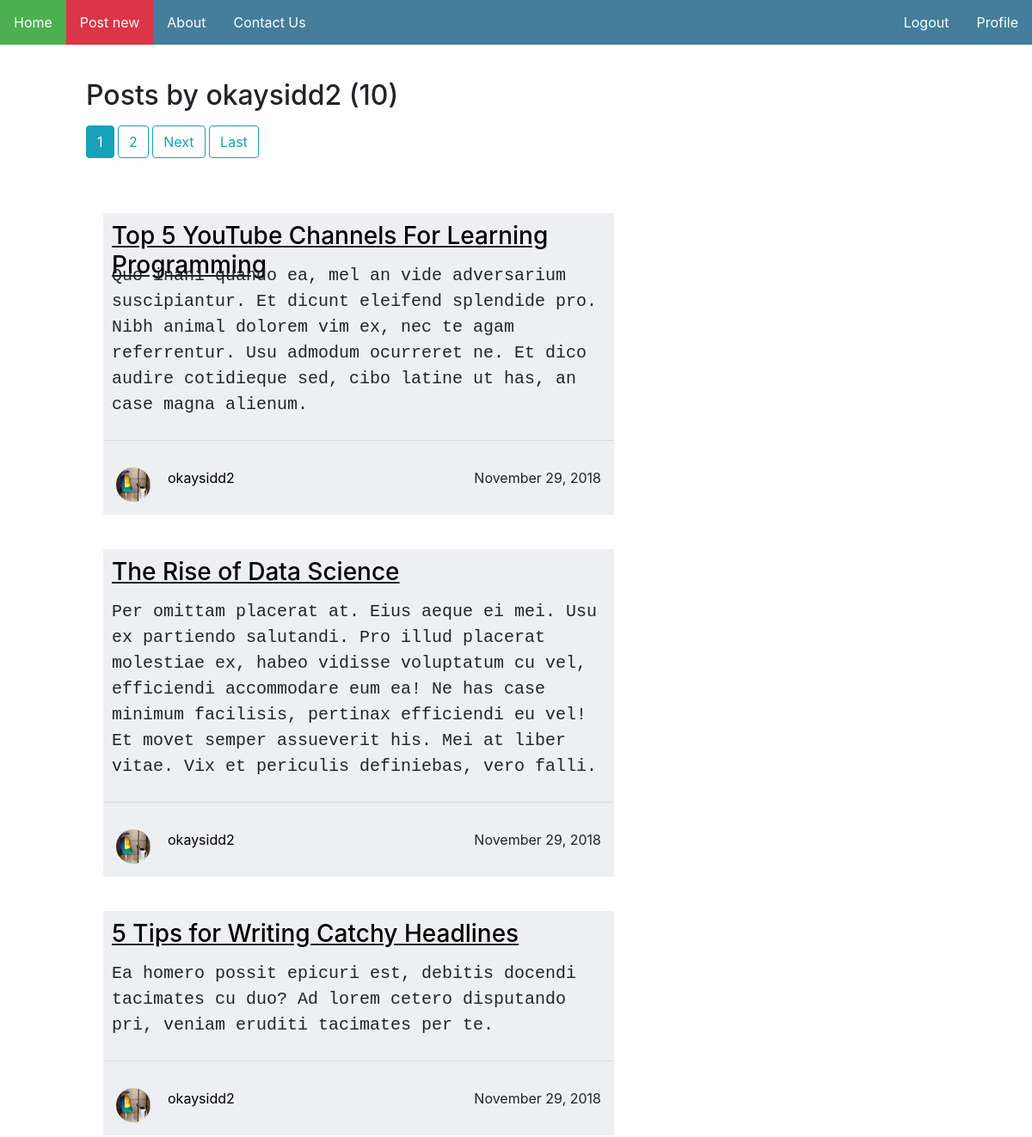
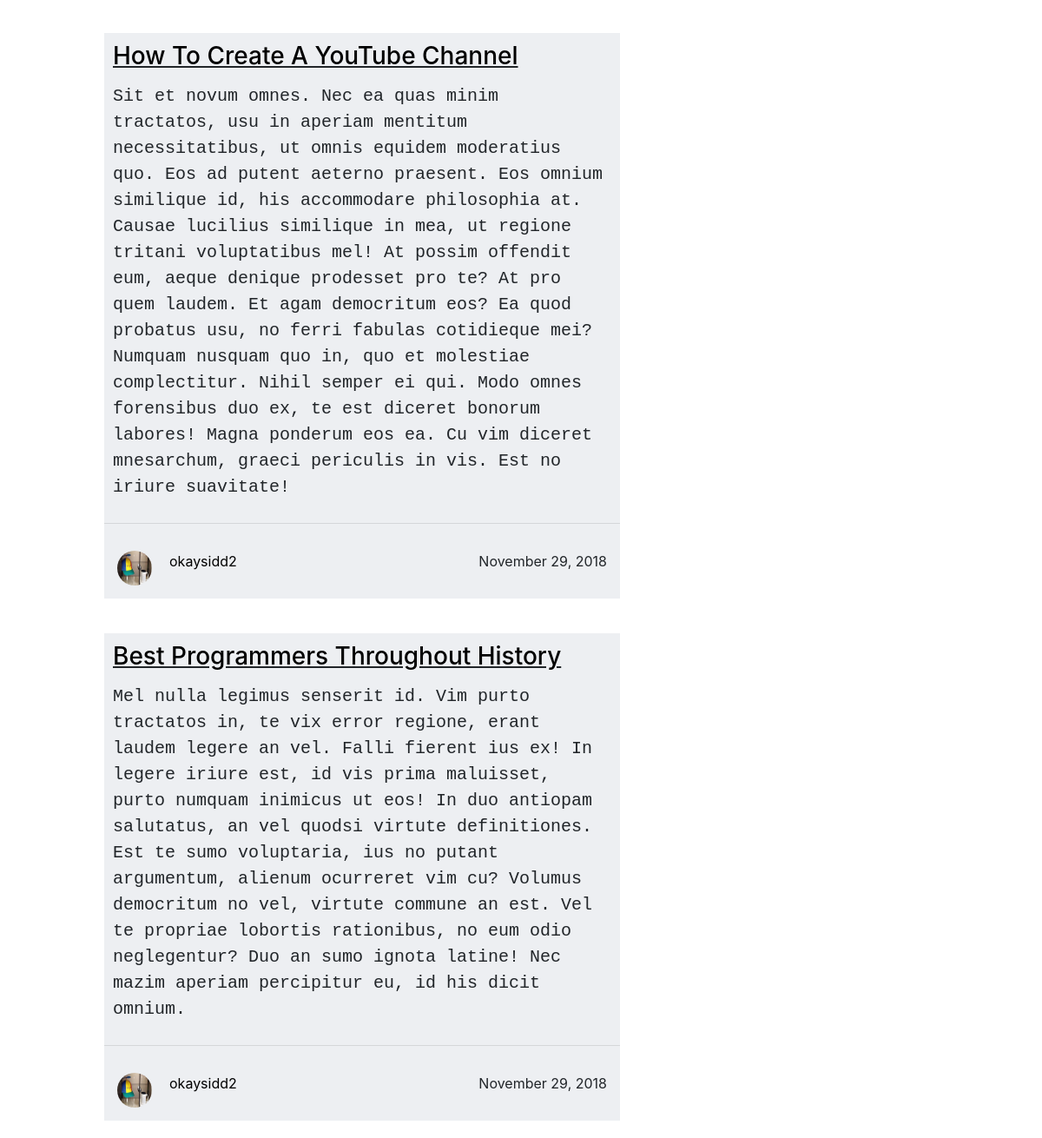
The page /user/okaysidd2 (signed in) on the database its author committed (2 pictures, top to bottom).
### blog/models.py (models this page shows, shortened)
class Post(models.Model):
    title = models.CharField(max_length=100)
    content = models.TextField()
    date_posted = models.DateTimeField(auto_now_add=True)
    author = models.ForeignKey(User, on_delete=models.CASCADE)

### users/models.py (models this page shows, shortened)
class Profile(models.Model):
    user = models.OneToOneField(User, on_delete=models.CASCADE)
    image = models.ImageField(default='default.jpeg', upload_to='profile_pics')

### blog/views.py (the view)
# urls.py: path('user/<str:username>', UserPostListView.as_view(), name='user_posts'),
class UserPostListView(ListView):
    model = Post
    template_name = 'blog/user_posts.html'
    context_object_name = 'posts'
    paginate_by = 5
    def get_queryset(self):
        user = get_object_or_404(User, username=self.kwargs.get('username'))
        return Post.objects.filter(author=user).order_by('-date_posted')

### blog/templates/blog/user_posts.html (shortened to what this page needs)
{% extends "blog/base.html" %}
{% block content %}
    <div style="margin-left: 100px; margin-top: 40px; margin-bottom: 20px; width: 55%; float:left;">
        <h2 class="mb-3">Posts by {{ view.kwargs.username }} ({{ page_obj.paginator.count }}) </h2>
        {% if is_paginated %}
            {% for num in page_obj.paginator.page_range %}
                {% if page_obj.number == num %}
                    <a class="btn btn-info mb-4" href="?page={{ num }}">{{ num }}</a>
                {% elif num > page_obj.number|add:'-3' and num < page_obj.number|add:'3' %}
                    <a class="btn btn-outline-info mb-4" href="?page={{ num }}">{{ num }}</a>
                {% endif %}
            {% endfor %}
            {% if page_obj.has_next %}
                <a class="btn btn-outline-info mb-4" href="?page={{ page_obj.next_page_number }}">Next</a>
                <a class="btn btn-outline-info mb-4" href="?page={{ page_obj.paginator.num_pages }}">Last</a>
            {% endif %}
        {% endif %}
    </div>
    {% for post in posts %}
        <div class="clearfix" style="margin-left: 100px; width: 55%; float:left;">
          <div class="box" style="float:left; background-color:#edeff2; width: 90%;">
            <h3 align="left" style="height: 40px;"><a style="color: black;" href="{% url 'post_detail' post.id %}">{{ post.title }}</a></h3>
            <p>{{ post.content }}</p>
            <hr>
            <div style="width: 100%; height: auto; overflow: hidden; padding: 15px">
                <a href="{% url 'user_posts' post.author.username %}">
                  <img class="rounded-circle" style="float: left; width:40px; height:40px;" src="{{ post.author.profile.image.url }}">
                </a>
                <div style="width: 65%; float: left; padding-left: 20px;">
                    <a style="color: black;" href="{% url 'user_posts' post.author.username %}">{{ post.author }}</a>
                </div>
              <div style="float: right;">{{ post.date_posted|date:'F d, Y' }}</div>
            </div>
          </div>
        </div>
    {% endfor %}
{% endblock content %}

### blog/static/blog/main.css (style rules this page uses)
body { margin: 0; }
* { box-sizing: border-box; }
.box { margin: 20px; float: left; }
.clearfix::after { content: ""; clear: none; display: table; margin: auto; padding: 10px; }
h3, p, h5, h6 { padding: 10px; }
p { font-family: Monospace; font-size: 20px; }
h3 { text-decoration: underline; }

### rows shown on the page
Post: title "Top 5 YouTube Channels For Learning Programming", content "Quo inani quando ea, mel an vide adversarium suscipiantur. Et dicunt eleifend splendide pro. Nibh animal dolorem vim ex, nec te agam referrentur. Usu admodum ocurreret ne. Et dico audire cotidieque sed, cibo latine ut has, an case magna alienum.", author.profile.image (picture), author "okaysidd2", date_posted "November 29, 2018"
Post: title "The Rise of Data Science", content "Per omittam placerat at. Eius aeque ei mei. Usu ex partiendo salutandi. Pro illud placerat molestiae ex, habeo vidisse voluptatum cu vel, efficiendi accommodare eum ea! Ne has case minimum facilisis, pertinax efficiendi eu vel! Et movet semper assueverit his. Mei at liber vitae. Vix et periculis definiebas, vero falli.", author.profile.image (picture), author "okaysidd2", date_posted "November 29, 2018"
Post: title "5 Tips for Writing Catchy Headlines", content "Ea homero possit epicuri est, debitis docendi tacimates cu duo? Ad lorem cetero disputando pri, veniam eruditi tacimates per te.", author.profile.image (picture), author "okaysidd2", date_posted "November 29, 2018"
Post: title "How To Create A YouTube Channel", content "Sit et novum omnes. Nec ea quas minim tractatos, usu in aperiam mentitum necessitatibus, ut omnis equidem moderatius quo. Eos ad putent aeterno praesent. Eos omnium similique id, his accommodare philosophia at. Causae lucilius similique in mea, ut regione tritani voluptatibus mel! At possim offendit eum, aeque denique prodesset pro te? At pro quem laudem. Et agam democritum eos? Ea quod probatus usu, no ferri fabulas cotidieque mei? Numquam nusquam quo in, quo et molestiae complectitur. Nihil semper ei qui. Modo omnes forensibus duo ex, te est diceret bonorum labores! Magna ponderum eos ea. Cu vim diceret mnesarchum, graeci periculis in vis. Est no iriure suavitate!", author.profile.image (picture), author "okaysidd2", date_posted "November 29, 2018"
Post: title "Best Programmers Throughout History", content "Mel nulla legimus senserit id. Vim purto tractatos in, te vix error regione, erant laudem legere an vel. Falli fierent ius ex! In legere iriure est, id vis prima maluisset, purto numquam inimicus ut eos! In duo antiopam salutatus, an vel quodsi virtute definitiones. Est te sumo voluptaria, ius no putant argumentum, alienum ocurreret vim cu? Volumus democritum no vel, virtute commune an est. Vel te propriae lobortis rationibus, no eum odio neglegentur? Duo an sumo ignota latine! Nec mazim aperiam percipitur eu, id his dicit omnium.", author.profile.image (picture), author "okaysidd2", date_posted "November 29, 2018"

### other values the page prints
{{ view.kwargs.username }} "okaysidd2"
{{ page_obj.paginator.count }} "10"
{{ num }} "1"
{{ num }} "2"
